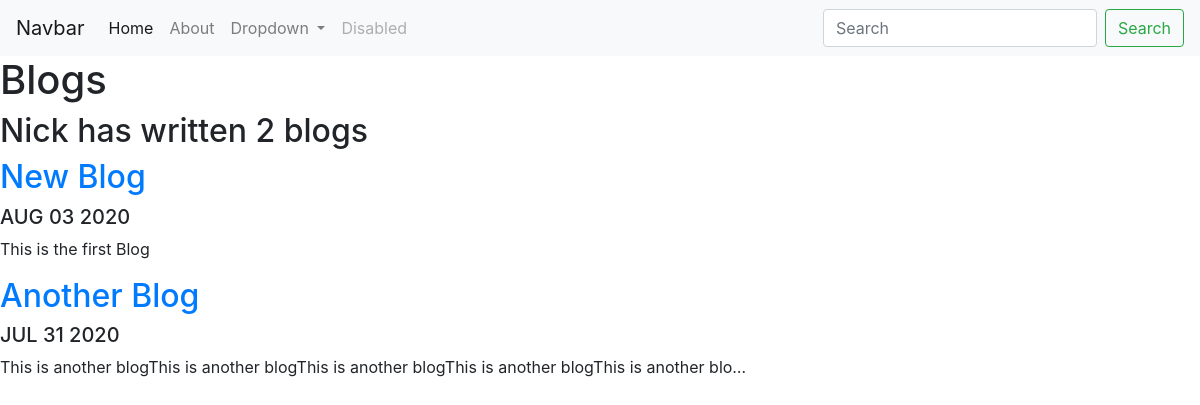
Screenshot of /blog/ with the database file from the repository.
### blog/models.py (models this page shows, shortened)
class Blog(models.Model):
    title = models.CharField(max_length=200)
    description = models.TextField()
    date = models.DateField()

### blog/views.py (the view)
# urls.py: path('', views.all_blogs, name="all_blogs"),
def all_blogs(request):
    blogs = Blog.objects.order_by('-date')
    return render(request, 'blog/all_blogs.html', {'blogs': blogs})

### blog/templates/blog/all_blogs.html
{% extends 'base.html' %}
{% block content %}
  <h1>Blogs</h1>
  <h2>Nick has written {{ blogs.count }} blog{{ blogs.count|pluralize }}</h2>
  {% for blog in blogs %}
  <a href="{% url 'blog:detail' blog.id %}"><h2>{{ blog.title }}</h2></a>
  <h5>{{ blog.date|date:'M d Y'|upper }}</h5>
  <p>{{ blog.description|truncatechars:100 }}</p>
  {% endfor %}
{% endblock %}

### portfolio/templates/base.html (shortened to what this page needs)
<!doctype html>
<html lang="en">
  <head>
    <link rel="stylesheet" href="https://stackpath.bootstrapcdn.com/bootstrap/4.5.0/css/bootstrap.min.css">
  </head>
  <body>
  <nav class="navbar navbar-expand-lg navbar-light bg-light">
    <a class="navbar-brand" href="#">Navbar</a>
    <div class="collapse navbar-collapse" id="navbarSupportedContent">
      <ul class="navbar-nav mr-auto">
        <li class="nav-item active">
          <a class="nav-link" href="#">Home <span class="sr-only">(current)</span></a>
        </li>
        <li class="nav-item">
          <a class="nav-link" href="#">About</a>
        </li>
        <li class="nav-item dropdown">
          <a class="nav-link dropdown-toggle" href="#" id="navbarDropdown" role="button" data-toggle="dropdown" aria-haspopup="true" aria-expanded="false">
            Dropdown
          </a>
        </li>
        <li class="nav-item">
          <a class="nav-link disabled" href="#" tabindex="-1" aria-disabled="true">Disabled</a>
        </li>
      </ul>
      <form class="form-inline my-2 my-lg-0">
        <input class="form-control mr-sm-2" type="search" placeholder="Search" aria-label="Search">
        <button class="btn btn-outline-success my-2 my-sm-0" type="submit">Search</button>
      </form>
    </div>
  </nav>
  {% block content %}{% endblock %}
  </body>
</html>

### rows the page displays
Blog: title "New Blog", date "AUG 03 2020", description "This is the first Blog"
Blog: title "Another Blog", date "JUL 31 2020", description "This is another blogThis is another blogThis is another blogThis is another blogThis is another blo…"

### other values shown
{{ blogs.count }} "2"
